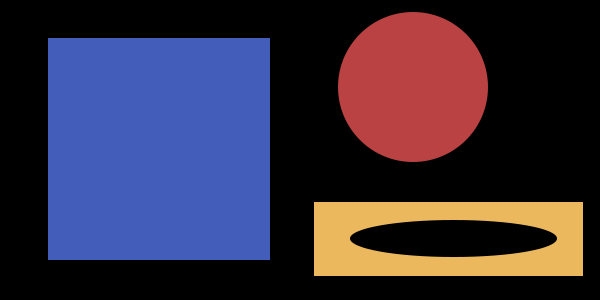
#> input picture pyimagesearch gurus/Module 1/img/basic_shapes.png, 600 x 300 px
$ python colour_histograms.py --image ../img/basic_shapes.png
#> lines starting #> are read from the running program, lines starting #| are printed output that depends on the picture
# import the necessary packages
from matplotlib import pyplot as plt
import argparse
import cv2
import imutils

# construct the argument parser and parse the arguments
ap = argparse.ArgumentParser()
ap.add_argument("-i", "--image", required=True, help="Path to the image")
args = vars(ap.parse_args())

# load the image and show it
image = cv2.imread(args["image"])
#> image is the input picture: shape (300, 600, 3); mean B, G, R 64.6, 46.4, 54.5

# grab the image channels, initialize the tuple of colors and the
# figure
chans = cv2.split(image)
colors = ("b", "g", "r")
plt.figure()
plt.title("'Flattened' Color Histogram")
plt.xlabel("Bins")
plt.ylabel("# of Pixels")

# loop over the image channels
for (chan, color) in zip(chans, colors):
    # create a histogram for the current channel and plot it
    hist = cv2.calcHist([chan], [0], None, [256], [0, 256])
    plt.plot(hist, color=color)
    plt.xlim([0, 256])
#> this loop made 3 passes
#> color on passes 1 to 3: 'b', 'g', 'r'

# let's move on to 2D histograms -- we need to reduce the
# number of bins in the histogram from 256 to 32 so we can
# better visualize the results
fig = plt.figure()

# plot a 2D color histogram for green and blue
ax = fig.add_subplot(131)
hist = cv2.calcHist([chans[1], chans[0]], [0, 1], None, [32, 32],
                    [0, 256, 0, 256])
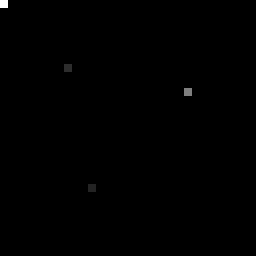
#> hist: shape (32, 32) float32 (shown 8 times larger); min 0, max 98751, mean 175.8; drawn with min black and max white
p = ax.imshow(hist, interpolation="nearest")
ax.set_title("2D Color Histogram for G and B")
plt.colorbar(p)

# plot a 2D color histogram for green and red
ax = fig.add_subplot(132)
hist = cv2.calcHist([chans[1], chans[2]], [0, 1], None, [32, 32],
                    [0, 256, 0, 256])
p = ax.imshow(hist, interpolation="nearest")
ax.set_title("2D Color Histogram for G and R")
plt.colorbar(p)

# plot a 2D color histogram for blue and red
ax = fig.add_subplot(133)
hist = cv2.calcHist([chans[0], chans[2]], [0, 1], None, [32, 32],
                    [0, 256, 0, 256])
p = ax.imshow(hist, interpolation="nearest")
ax.set_title("2D Color Histogram for B and R")
plt.colorbar(p)

# finally, let's examine the dimensionality of one of the 2D
# histograms
print("2D histogram shape: {}, with {} values".format(
    hist.shape, hist.flatten().shape[0]))
#| 2D histogram shape: (32, 32), with 1024 values

# our 2D histogram could only take into account 2 out of the 3
# channels in the image so now let's build a 3D color histogram
# (utilizing all channels) with 8 bins in each direction -- we
# can't plot the 3D histogram, but the theory is exactly like
# that of a 2D histogram, so we'll just show the shape of the
# histogram
hist = cv2.calcHist([image], [0, 1, 2],
                    None, [8, 8, 8], [0, 256, 0, 256, 0, 256])
print("3D histogram shape: {}, with {} values".format(
    hist.shape, hist.flatten().shape[0]))
#| 3D histogram shape: (8, 8, 8), with 512 values

# display the image with matplotlib to avoid GUI conflicts on macOS
plt.figure()
plt.axis("off")
plt.imshow(imutils.opencv2matplotlib(image))

# show our plots
plt.show()
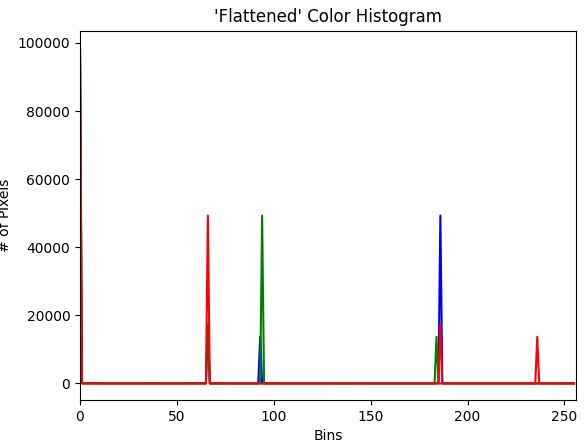
#> figure drawn by matplotlib, 1 panel; curve peaks at x = 0, y = 98681; curve peaks at x = 0, y = 98673; curve peaks at x = 0, y = 98647
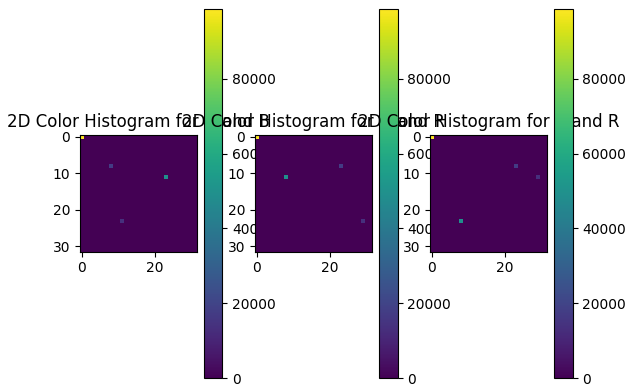
#> figure drawn by matplotlib, 6 panels

$ run again, on pyimagesearch gurus/Module 1/img/circles_and_squares.png
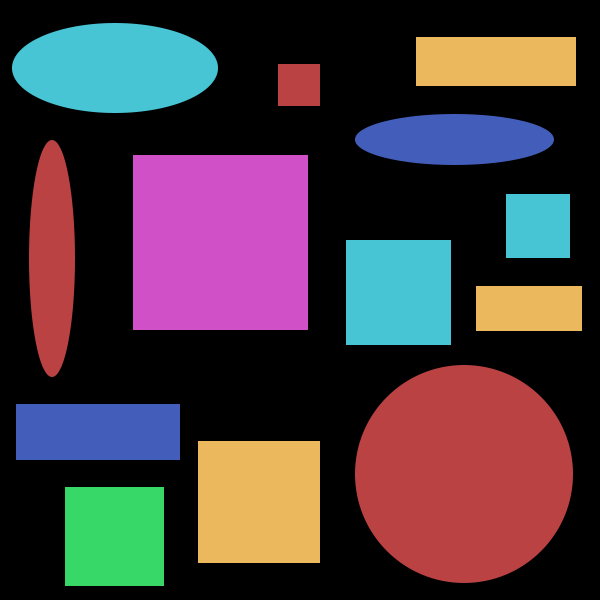
#> input picture pyimagesearch gurus/Module 1/img/circles_and_squares.png, 600 x 600 px
#> image is the input picture: shape (600, 600, 3); mean B, G, R 62, 56.2, 70.8
#> the loop `for (chan, color) in zip(chans, colors):` made 3 passes
#> color on passes 1 to 3: 'b', 'g', 'r'
#| 2D histogram shape: (32, 32), with 1024 values
#| 3D histogram shape: (8, 8, 8), with 512 values
#> `plt.show()`:
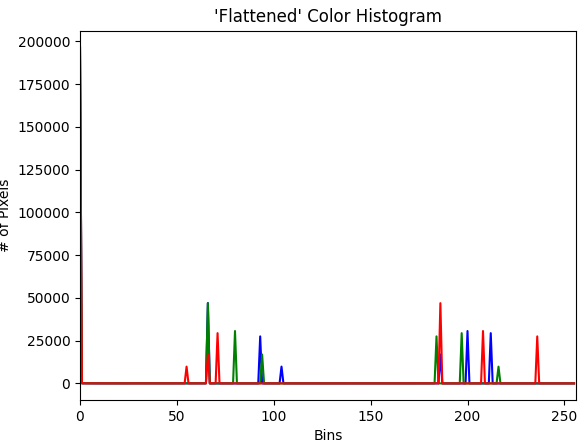
#> figure drawn by matplotlib, 1 panel; curve peaks at x = 0, y = 196520; curve peaks at x = 0, y = 196524; curve peaks at x = 0, y = 196516
